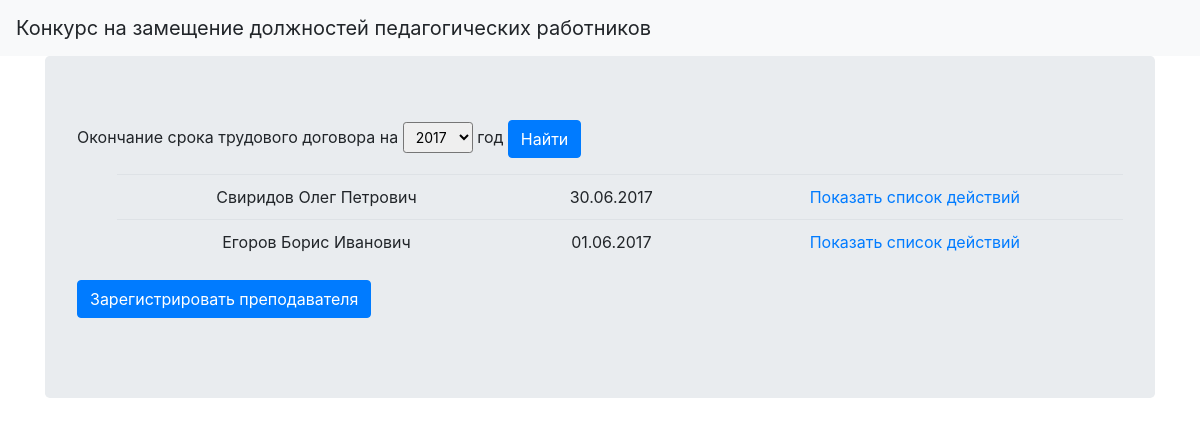
The app's page /index.php?year=2017-06-30 with its own data.
### tables this page shows
CREATE TABLE `Contract` (
  `idContract` int(11) NOT NULL,
  `Teacher` int(11) NOT NULL,
  `ConditionOfAttraction` int(11) NOT NULL,
  `ExpirationOfTheTerm` date NOT NULL
);

CREATE TABLE `Teacher` (
  `PersonnelNumber` int(11) NOT NULL,
  `LastName` varchar(50) NOT NULL,
  `FirstName` varchar(50) NOT NULL,
  `Patronymic` varchar(50) DEFAULT NULL,
  `Address` varchar(100) DEFAULT NULL,
  `Phone` varchar(45) DEFAULT NULL,
  `Rank` int(11) DEFAULT NULL,
  `Position` int(11) NOT NULL,
  `Degree` int(11) DEFAULT NULL
);

### index.php (the view, shortened to what this page needs)
<?php
$db = require('connect.php');
$yearsQuery = $db->prepare(
    'select distinct Extract(YEAR from ExpirationOfTheTerm) FROM Contract'
);
$yearsQuery
    ->execute();
$years = $yearsQuery
    ->fetchAll();
?>
<html>
<head>
    <link rel="stylesheet" href="https://stackpath.bootstrapcdn.com/bootstrap/4.1.1/css/bootstrap.min.css"
>
</head>
<body>
<nav class="navbar navbar-expand-lg navbar-light bg-light">
    <a class="navbar-brand" >Конкурс на замещение должностей педагогических работников</a>
</nav>
<div class="container">
    <div class="Jumbotron">
        <form method="GET">
            Окончание срока трудового договора на
            <select class="form-control-sm" name="year">
                <?php foreach ($years as $year) { ?>
                    <option
                            value="<?= htmlspecialchars($year[0]) ?>"
                        <?php
                        if (
                            isset($_GET['year']) &&
                            $_GET['year'] == $year[0]
                        ) {
                            echo ' selected';
                        }
                        ?>
                    >
                        <?= htmlspecialchars($year[0]) ?>
                    </option>
                <?php } ?>
            </select>
            год
            <input class="btn btn-primary" type="submit" value="Найти">
        </form>
        <?php
        if (isset($_GET['year'])) {
            $query = $db->prepare('
				SELECT
                      Teacher.PersonnelNumber,
                      Teacher.lastName,
                      Teacher.FirstName,
                      Teacher.patronymic,
                      Contract.ExpirationOfTheTerm
                    FROM Teacher
                      INNER JOIN Contract ON Teacher.PersonnelNumber = Contract.Teacher
                    WHERE year(Contract.ExpirationOfTheTerm) = :year
			');
            $query->execute(['year' => $_GET['year']]);
            $teachers = $query->fetchAll();
            if (count($teachers) > 0) {
                ?>
                <ul>
                    <table class="table" style="text-align:center;">
                        <tbody>
                        <?php foreach ($teachers as $teacher) { ?>
                            <tr>
                                <td><?= htmlspecialchars($teacher['lastName']) . ' ' .
                                    htmlspecialchars($teacher['FirstName']) . ' ' .
                                    htmlspecialchars($teacher['patronymic']) ?></td>
                                <?php
                                $myDate = DateTime::createFromFormat('Y-m-d', $teacher['ExpirationOfTheTerm']);
                                $Date = $myDate->format('d.m.Y');
                                ?>
                                <td><?= htmlspecialchars($Date) ?></td>
                                <td> <?php echo "<a href=\"personalInformation.php?id=" .
                                        $teacher['PersonnelNumber'] . "\">Показать список действий</a>"; ?></td>
                            </tr>
                        <?php } ?>
                        </tbody>
                    </table>
                </ul>
                <?php
            } else {
                ?>
                <div class="alert alert-warning" role="alert">
                    Преподаватели в этом году не переизбираются.
                </div>
                <?php
            }
        }
        ?>
        <form action="/registration.php">
            <button class="btn btn-primary" type="submit">Зарегистрировать преподавателя</button>
        </form>
    </div>
</div>
</body>
</html>

### records on screen
contract: Teacher.LastName "Свиридов", Teacher.FirstName "Олег", Teacher.Patronymic "Петрович", ExpirationOfTheTerm "30.06.2017"
contract: Teacher.LastName "Егоров", Teacher.FirstName "Борис", Teacher.Patronymic "Иванович", ExpirationOfTheTerm "01.06.2017"

### other values on screen
form field year "2017"
